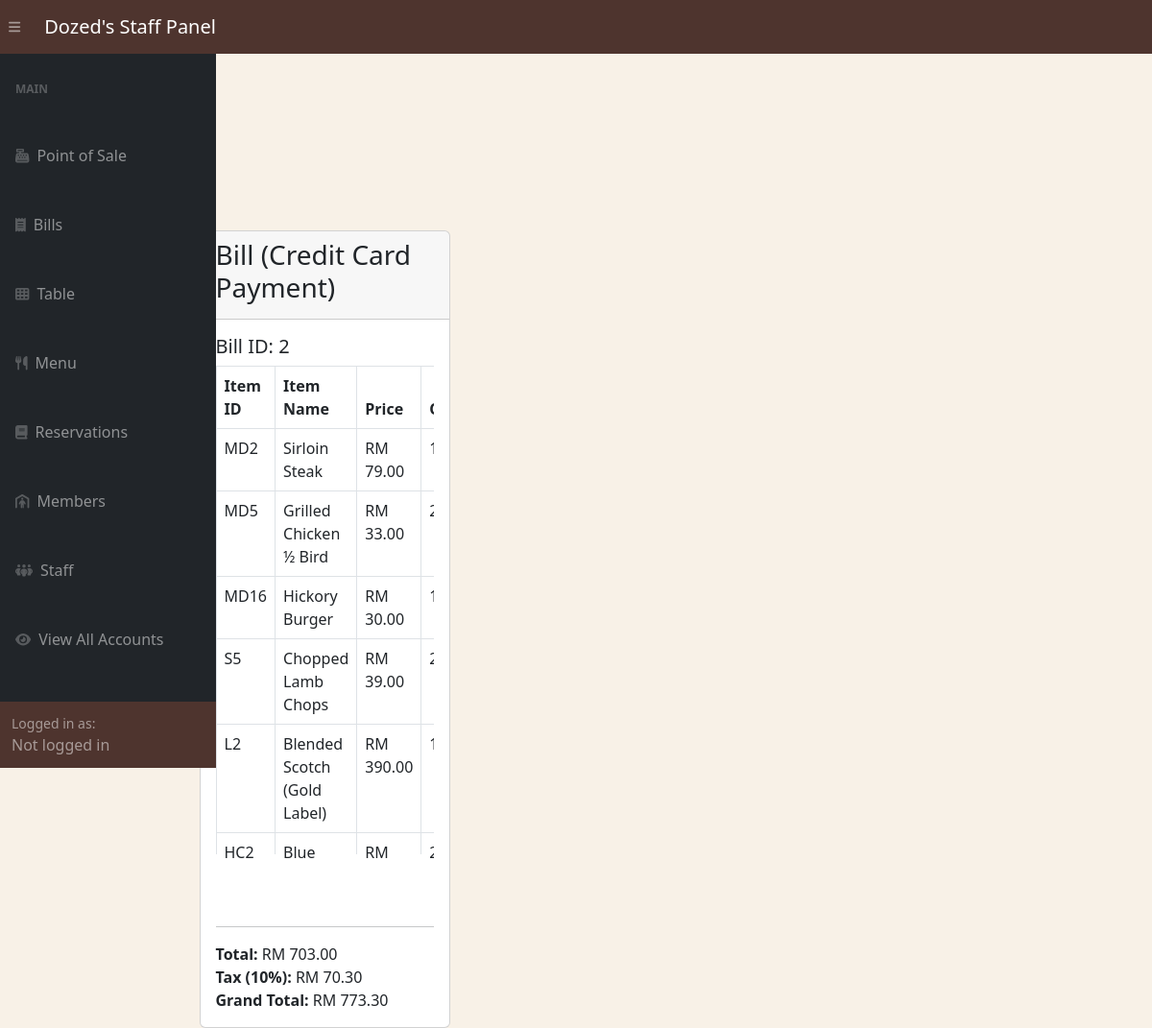
/adminSide/posBackend/creditCard.php?bill_id=2, run on the app's committed database.
### tables this page shows
CREATE TABLE IF NOT EXISTS Bill_Items (
  bill_item_id INT PRIMARY KEY AUTO_INCREMENT,
  bill_id INT,
  item_id VARCHAR(6),
  quantity INT,
  FOREIGN KEY (bill_id) REFERENCES Bills(bill_id),
  FOREIGN KEY (item_id) REFERENCES Menu(item_id)
);

CREATE TABLE IF NOT EXISTS Menu (
  item_id VARCHAR(6) PRIMARY KEY,
  item_name VARCHAR(255),
  item_type VARCHAR(255),
  item_category VARCHAR(255),
  item_price DECIMAL(10, 2),
  item_description VARCHAR(255)
);

### adminSide/posBackend/creditCard.php (the view, shortened to what this page needs)
<?php
require_once '../config.php';
include '../inc/dashHeader.php';
$bill_id = $_GET['bill_id'];
?>
<div class="container" style="margin-top: 15rem; margin-left: 4rem;">
    <div class="row justify-content-center">
        <div class="col-md-8">
            <div class="card">
                <div class="card-header">
                    <h3 class="card-title">Bill (Credit Card Payment)</h3>
                </div>
                <div class="card-body">
                    <h5>Bill ID: <?php echo $bill_id; ?></h5>
                    <div class="table-responsive">
                        <table class="table table-bordered">
                            <thead>
                                <tr>
                                    <th>Item ID</th>
                                    <th>Item Name</th>
                                    <th>Price</th>
                                    <th>Quantity</th>
                                </tr>
                            </thead>
                            <tbody>
            <?php
            $cart_query = "SELECT bi.*, m.item_name, m.item_price FROM bill_items bi
                           JOIN Menu m ON bi.item_id = m.item_id
                           WHERE bi.bill_id = '$bill_id'";
            $cart_result = mysqli_query($link, $cart_query);
            $cart_total = 0;
            $tax = 0.1;
            if ($cart_result && mysqli_num_rows($cart_result) > 0) {
                while ($cart_row = mysqli_fetch_assoc($cart_result)) {
                    $item_id = $cart_row['item_id'];
                    $item_name = $cart_row['item_name'];
                    $item_price = $cart_row['item_price'];
                    $quantity = $cart_row['quantity'];
                    $total = $item_price * $quantity;
                    $cart_total += $total;
                    echo '<tr>';
                    echo '<td>' . $item_id . '</td>';
                    echo '<td>' . $item_name . '</td>';
                    echo '<td>RM ' . number_format($item_price,2) . '</td>';
                    echo '<td>' . $quantity . '</td>';
                    echo '</tr>';
                }
            } else {
                echo '<tr><td colspan="6">No Items in Cart.</td></tr>';
            }
            ?>
        </tbody>
                        </table>
                    </div>
                    <hr>
                    <div class="text-right">
                        <?php
                        echo "<strong>Total:</strong> RM " . number_format($cart_total, 2) . "<br>";
                        echo "<strong>Tax (10%):</strong> RM " . number_format($cart_total * $tax, 2) . "<br>";
                        $GRANDTOTAL = $tax * $cart_total + $cart_total;
                        echo "<strong>Grand Total:</strong> RM " . number_format($GRANDTOTAL, 2);
                        ?>
                    </div>
                </div>
            </div>
        </div>
    </div>
</div>
<div id="card-payment" class="col-md-6 order-md-2" style="margin-top: 10rem; margin-right: 5rem;max-width: 40rem;">
    <div class="container-fluid pt-5 pl-3 pr-3">
    </div>
    </div>
<?php include '../inc/dashFooter.php'; ?>

### adminSide/inc/dashHeader.php (style rules this page uses)
body { margin: 0; font-family: 'Segoe UI', Tahoma, Geneva, Verdana, sans-serif; background-color: #f8f1e7; }

### data on the page
bill_items: item "MD2", item.item_name "Sirloin Steak", item.item_price "79.00"
bill_items: item "MD5", item.item_name "Grilled Chicken ½ Bird", item.item_price "33.00"
bill_items: item "MD16", item.item_name "Hickory Burger", item.item_price "30.00"
bill_items: item "S5", item.item_name "Chopped Lamb Chops", item.item_price "39.00"
bill_items: item "L2", item.item_name "Blended Scotch (Gold Label)", item.item_price "390.00"
bill_items: item "HC2", item.item_name "Blue Lady"

### other printed values
$bill_id "2"
$cart_total "703.00"
$cart_total * $tax "70.30"
$GRANDTOTAL "773.30"
